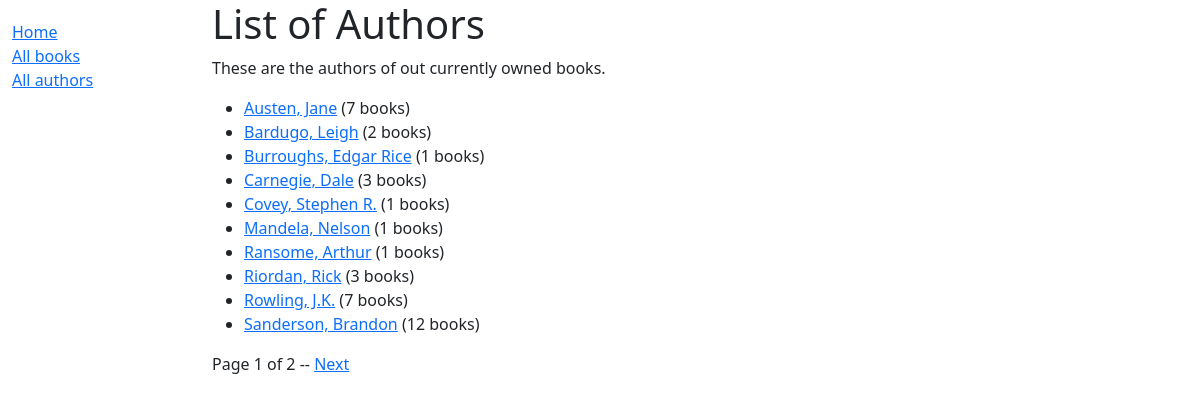
Screenshot of /catalog/authors/ with the database file from the repository.
### catalog/models.py (models this page shows)
class Author(models.Model):
    first_name = models.CharField(max_length=100)
    last_name = models.CharField(max_length=100)
    date_of_birth = models.DateField(null=True, blank=True)
    date_of_death = models.DateField('Died', null=True, blank=True)
    class Meta:
        ordering = ['last_name', 'first_name']
    def get_absolute_url(self):
        return reverse('catalog:author-detail', args=[str(self.id)])
    def __str__(self) -> str:
        return f'{self.last_name}, {self.first_name}'

### catalog/views.py (the view)
# urls.py: path('authors/', views.AuthorListView.as_view(), name='authors'),
class AuthorListView(generic.ListView):
    model = Author
    paginate_by = 10

### catalog/templates/catalog/author_list.html (shortened to what this page needs)
{% extends 'base_generic.html' %}
{% block content %}
    <h1>List of Authors</h1>
    <p>These are the authors of out currently owned books.</p>
    <ul>
        {% for author in object_list %}
            <li>
                <a href="{{ author.get_absolute_url }}">{{ author }}</a>
                ({{ author.book_set.count }} books)
            </li>
        {% empty %}
            <p>There are no authors added yet.</p>
        {% endfor %}
    </ul>
{% endblock %}

### rows the page displays
Author: last_name+first_name "Austen, Jane", book_set.count "7"
Author: last_name+first_name "Bardugo, Leigh", book_set.count "2"
Author: last_name+first_name "Burroughs, Edgar Rice", book_set.count "1"
Author: last_name+first_name "Carnegie, Dale", book_set.count "3"
Author: last_name+first_name "Covey, Stephen R.", book_set.count "1"
Author: last_name+first_name "Mandela, Nelson", book_set.count "1"
Author: last_name+first_name "Ransome, Arthur", book_set.count "1"
Author: last_name+first_name "Riordan, Rick", book_set.count "3"
Author: last_name+first_name "Rowling, J.K.", book_set.count "7"
Author: last_name+first_name "Sanderson, Brandon", book_set.count "12"

### other values shown
{{ page_obj.number }} "1"
{{ page_obj.paginator.num_pages }} "2"
